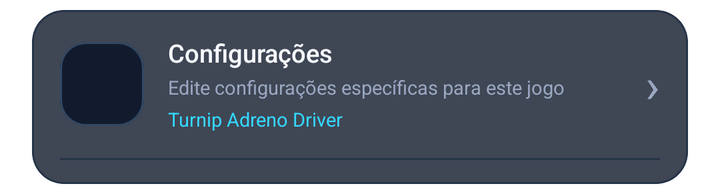
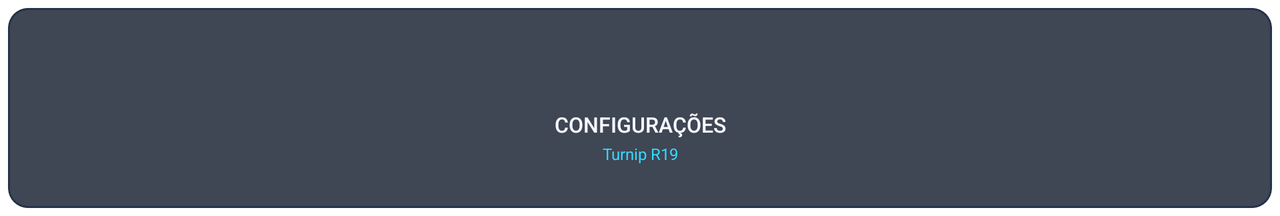

An Android layout and its configuration variant, each rendered on a device that would load it. The default file and the variant file are quoted in full after the pictures.
<!-- AndroidManifest.xml: fallback theme Theme.MaterialComponents.DayNight.NoActionBar -->
<!-- res/layout/card_moonwitch_game_property.xml -->
<?xml version="1.0" encoding="utf-8"?>
<com.google.android.material.card.MaterialCardView xmlns:android="http://schemas.android.com/apk/res/android"
    xmlns:app="http://schemas.android.com/apk/res-auto"
    xmlns:tools="http://schemas.android.com/tools"
    android:layout_width="match_parent"
    android:layout_height="wrap_content"
    android:layout_marginHorizontal="16dp"
    android:layout_marginVertical="5dp"
    android:clickable="true"
    android:focusable="true"
    app:cardBackgroundColor="@color/moonwitch_panel_soft"
    app:cardCornerRadius="16dp"
    app:cardElevation="0dp"
    app:rippleColor="#3035D8FF"
    app:strokeColor="@color/moonwitch_border_soft"
    app:strokeWidth="1dp">

    <LinearLayout
        android:layout_width="match_parent"
        android:layout_height="wrap_content"
        android:orientation="vertical">

        <LinearLayout
            android:layout_width="match_parent"
            android:layout_height="wrap_content"
            android:gravity="center_vertical"
            android:minHeight="74dp"
            android:orientation="horizontal"
            android:paddingHorizontal="14dp"
            android:paddingVertical="11dp">

            <com.google.android.material.card.MaterialCardView
                android:layout_width="42dp"
                android:layout_height="42dp"
                app:cardBackgroundColor="@color/moonwitch_panel_high"
                app:cardCornerRadius="13dp"
                app:cardElevation="0dp"
                app:strokeColor="@color/moonwitch_border"
                app:strokeWidth="1dp">

                <ImageView
                    android:id="@+id/icon"
                    android:layout_width="22dp"
                    android:layout_height="22dp"
                    android:layout_gravity="center"
                    android:contentDescription="@null"
                    app:tint="@color/moonwitch_cyan"
                    tools:src="@drawable/ic_settings" />
            </com.google.android.material.card.MaterialCardView>

            <LinearLayout
                android:layout_width="0dp"
                android:layout_height="wrap_content"
                android:layout_marginStart="12dp"
                android:layout_weight="1"
                android:orientation="vertical">

                <TextView
                    android:id="@+id/title"
                    android:layout_width="match_parent"
                    android:layout_height="wrap_content"
                    android:fontFamily="sans-serif-medium"
                    android:textColor="@color/moonwitch_text"
                    android:textSize="12.5sp"
                    tools:text="Configurações" />

                <TextView
                    android:id="@+id/description"
                    android:layout_width="match_parent"
                    android:layout_height="wrap_content"
                    android:layout_marginTop="2dp"
                    android:maxLines="2"
                    android:textColor="@color/moonwitch_text_muted"
                    android:textSize="9.5sp"
                    tools:text="Edite configurações específicas para este jogo" />

                <TextView
                    android:id="@+id/details"
                    android:layout_width="match_parent"
                    android:layout_height="wrap_content"
                    android:layout_marginTop="3dp"
                    android:ellipsize="end"
                    android:maxLines="1"
                    android:textColor="@color/moonwitch_cyan"
                    android:textSize="9.5sp"
                    android:visibility="gone"
                    tools:text="Turnip Adreno Driver"
                    tools:visibility="visible" />
            </LinearLayout>

            <TextView
                android:layout_width="wrap_content"
                android:layout_height="wrap_content"
                android:layout_marginStart="8dp"
                android:text="›"
                android:textColor="@color/moonwitch_text_muted"
                android:textSize="24sp" />
        </LinearLayout>

        <View
            android:id="@+id/dividerSecondaryActions"
            android:layout_width="match_parent"
            android:layout_height="1dp"
            android:layout_marginHorizontal="14dp"
            android:background="@color/moonwitch_border_soft"
            android:visibility="gone"
            tools:visibility="visible" />

        <LinearLayout
            android:id="@+id/layoutSecondaryActions"
            android:layout_width="match_parent"
            android:layout_height="wrap_content"
            android:gravity="end|center_vertical"
            android:orientation="horizontal"
            android:paddingHorizontal="12dp"
            android:paddingVertical="6dp"
            android:visibility="gone"
            tools:visibility="visible" />

    </LinearLayout>
</com.google.android.material.card.MaterialCardView>
<!-- resources referenced by this layout -->
<resources>
  <color name="moonwitch_border">#334963</color>
  <color name="moonwitch_border_soft">#263449</color>
  <color name="moonwitch_cyan">#35D8FF</color>
  <color name="moonwitch_panel_high">#FF121B2E</color>
  <color name="moonwitch_panel_soft">#CC10182A</color>
  <color name="moonwitch_text">#F7F9FF</color>
  <color name="moonwitch_text_muted">#9AA8C2</color>
</resources>
<!-- res/layout-land/card_moonwitch_game_property.xml (the repository's variant of the layout above) -->
<!-- drawn on the phone turned sideways -->
<?xml version="1.0" encoding="utf-8"?>
<com.google.android.material.card.MaterialCardView
    xmlns:android="http://schemas.android.com/apk/res/android"
    xmlns:app="http://schemas.android.com/apk/res-auto"
    xmlns:tools="http://schemas.android.com/tools"
    android:layout_width="match_parent"
    android:layout_height="100dp"
    android:layout_margin="4dp"
    android:clickable="true"
    android:focusable="true"
    app:cardBackgroundColor="@color/moonwitch_panel_soft"
    app:cardCornerRadius="10dp"
    app:cardElevation="0dp"
    app:rippleColor="#3035D8FF"
    app:strokeColor="@color/moonwitch_border_soft"
    app:strokeWidth="1dp">

    <androidx.constraintlayout.widget.ConstraintLayout
        android:layout_width="match_parent"
        android:layout_height="match_parent"
        android:padding="8dp">

        <ImageView
            android:id="@+id/icon"
            android:layout_width="36dp"
            android:layout_height="36dp"
            android:contentDescription="@null"
            app:layout_constraintEnd_toEndOf="parent"
            app:layout_constraintStart_toStartOf="parent"
            app:layout_constraintTop_toTopOf="parent"
            app:tint="@color/moonwitch_cyan"
            tools:src="@drawable/ic_settings" />

        <TextView
            android:id="@+id/title"
            android:layout_width="0dp"
            android:layout_height="wrap_content"
            android:layout_marginTop="7dp"
            android:ellipsize="end"
            android:fontFamily="sans-serif-medium"
            android:gravity="center"
            android:maxLines="1"
            android:textAllCaps="true"
            android:textColor="@color/moonwitch_text"
            android:textSize="10.5sp"
            app:layout_constraintEnd_toEndOf="parent"
            app:layout_constraintStart_toStartOf="parent"
            app:layout_constraintTop_toBottomOf="@id/icon"
            tools:text="CONFIGURAÇÕES" />

        <TextView
            android:id="@+id/description"
            android:layout_width="1dp"
            android:layout_height="1dp"
            android:visibility="gone"
            app:layout_constraintStart_toStartOf="parent"
            app:layout_constraintTop_toTopOf="parent" />

        <TextView
            android:id="@+id/details"
            android:layout_width="0dp"
            android:layout_height="wrap_content"
            android:layout_marginTop="2dp"
            android:ellipsize="end"
            android:gravity="center"
            android:maxLines="1"
            android:textColor="@color/moonwitch_cyan"
            android:textSize="8sp"
            android:visibility="gone"
            app:layout_constraintEnd_toEndOf="parent"
            app:layout_constraintStart_toStartOf="parent"
            app:layout_constraintTop_toBottomOf="@id/title"
            tools:text="Turnip R19"
            tools:visibility="visible" />

        <View
            android:id="@+id/dividerSecondaryActions"
            android:layout_width="1dp"
            android:layout_height="1dp"
            android:visibility="gone"
            app:layout_constraintEnd_toEndOf="parent"
            app:layout_constraintTop_toTopOf="parent" />

        <LinearLayout
            android:id="@+id/layoutSecondaryActions"
            android:layout_width="wrap_content"
            android:layout_height="wrap_content"
            android:gravity="end"
            android:orientation="horizontal"
            android:visibility="gone"
            app:layout_constraintBottom_toBottomOf="parent"
            app:layout_constraintEnd_toEndOf="parent"
            tools:visibility="visible" />
    </androidx.constraintlayout.widget.ConstraintLayout>
</com.google.android.material.card.MaterialCardView>
<!-- resources referenced by the variant -->
<!-- as the phone turned sideways resolves them -->
<resources>
  <color name="moonwitch_border_soft">#263449</color>
  <color name="moonwitch_cyan">#35D8FF</color>
  <color name="moonwitch_panel_soft">#CC10182A</color>
  <color name="moonwitch_text">#F7F9FF</color>
</resources>
